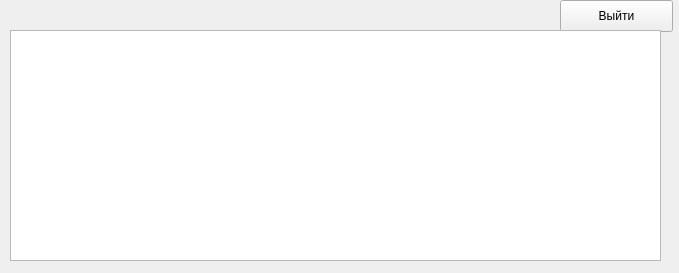
<?xml version="1.0" encoding="UTF-8"?>
<ui version="4.0">
 <class>Form_orders</class>
 <widget class="QWidget" name="Form_orders">
  <property name="geometry">
   <rect>
    <x>0</x>
    <y>0</y>
    <width>679</width>
    <height>273</height>
   </rect>
  </property>
  <property name="windowTitle">
   <string>Form</string>
  </property>
  <widget class="QPushButton" name="pushButton_exit">
   <property name="geometry">
    <rect>
     <x>560</x>
     <y>0</y>
     <width>113</width>
     <height>32</height>
    </rect>
   </property>
   <property name="text">
    <string>Выйти</string>
   </property>
  </widget>
  <widget class="QTableView" name="tableView_orders">
   <property name="geometry">
    <rect>
     <x>10</x>
     <y>30</y>
     <width>651</width>
     <height>231</height>
    </rect>
   </property>
  </widget>
 </widget>
 <resources/>
 <connections/>
</ui>
